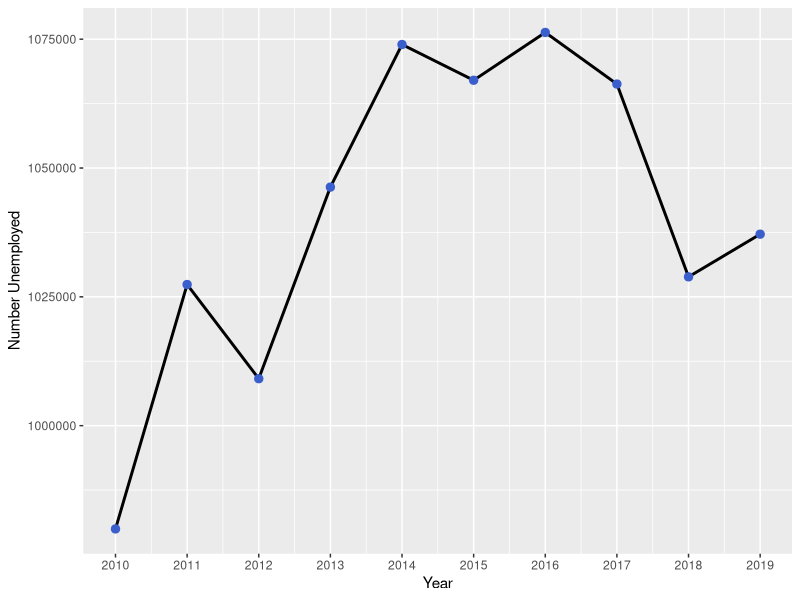
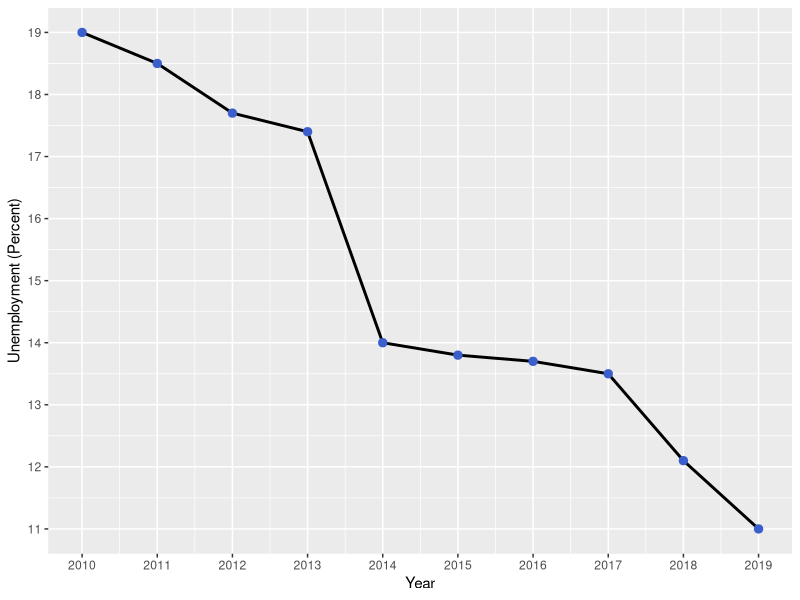

These figures' R source, in order: (Note: this script raises an error after producing the figures.)
## ---- chunk 1
library(tidyverse)
library(ggplot2)
## ---- chunk 2

setwd('C:/Users/Administrator/Documents/STAT5702_NYC_Employment_Analysis/DataPreprocessing/Data/employment')

employDisability <- read.table(file = "employDisability.csv", sep = ",", header=TRUE)
employEDUCATION <- read.table(file = "employEDUCATION.csv", sep = ",", header=TRUE)
employmentByAge <- read.table(file = "employmentByAge.csv", sep = ",", header=TRUE)
employmentByRACE <- read.table(file = "employmentByRACE.csv", sep = ",", header=TRUE)
employPoverty <- read.table(file = "employPoverty.csv", sep = ",", header=TRUE)
JobType <- read.table(file = "JobType.csv", sep = ",", header=TRUE)
## ---- chunk 3
employDisability 
employEDUCATION 
employmentByAge 
employmentByRACE 
employPoverty
JobType 
## ---- chunk 4
employDisability

#Total number unemployed over time with disability
ggplot(data = employDisability,aes(year,Total)) + geom_line(size = 1, col = 'black') + xlab('Year') + ylab('Number Unemployed') + scale_x_continuous(breaks = seq(2010,2019)) + geom_point(size = 2.5, col = 'royalblue3')

#Unemployment Rate over time for those with disability
ggplot(data = employDisability,aes(x = year,y = UnemploymentRate)) + geom_line(size = 1, col = 'black') + xlab('Year') + ylab('Unemployment (Percent)') + scale_x_continuous(breaks = seq(2010,2019)) + scale_y_continuous(breaks = seq(20,0)) + geom_point(size = 2.5, col = 'royalblue3')
## ---- chunk 5
#Problem with Data Read
employEDUCATION <- employEDUCATION[,2:5]
employEDUCATION

employEDUCATION$Label = as.factor(employEDUCATION$Label)
ggplot(data = employEDUCATION) + geom_line(aes(x = year, y = UnemploymentRate, group = Label, colour = Label),size = 1) + xlab('Year') + ylab('Unemployment (Percent)') + scale_x_continuous(breaks = seq(2010,2019)) + scale_y_continuous(breaks = seq(20,0)) 
## ---- chunk 6
#Data error, 25-44 has 2 for 2018, one should be 2019.

employmentByAge

employmentByAge$Label = as.factor(employmentByAge$Label)
ggplot(data = employmentByAge) + geom_line(aes(x = year, y = UnemploymentRate, group = Label, colour = Label),size = 1) + xlab('Year') + ylab('Unemployment (Percent)') + scale_x_continuous(breaks = seq(2010,2019)) 
## ---- chunk 7
employmentByRACE

employmentByRACE$Label = as.factor(employmentByRACE$Label)
ggplot(data = employmentByRACE) + geom_line(aes(x = year,y = UnemploymentRate, group = Label, colour = Label), size = 1) + xlab('Year') + ylab('Unemployment (Percent)') + scale_x_continuous(breaks = seq(2010,2019)) 
## ---- chunk 8
employPoverty

#Total number unemployed over time of those below Poverty line
ggplot(data = employPoverty,aes(year,Total)) + geom_line(size = 1, col = 'black') + xlab('Year') + ylab('Number Unemployed') + scale_x_continuous(breaks = seq(2010,2019)) + geom_point(size = 2.5, col = 'royalblue3')

#Unemployment Rate over time for those below Poverty line
ggplot(data = employPoverty,aes(x = year,y = UnemploymentRate)) + geom_line(size = 1, col = 'black') + xlab('Year') + ylab('Unemployment (Percent)') + scale_x_continuous(breaks = seq(2010,2019)) + geom_point(size = 2.5, col = 'royalblue3')
## ---- chunk 9
#Interested in getting unemployment rates for this 
JobType

JobType$Label = as.factor(JobType$Label)
ggplot(data = JobType) + geom_line(aes(x = year,y = Total, group = Label, colour = Label), size = 1) + xlab('Year') + ylab('Number unemployed') + ylim(0,1250000) + scale_x_continuous(breaks = seq(2010,2019))
